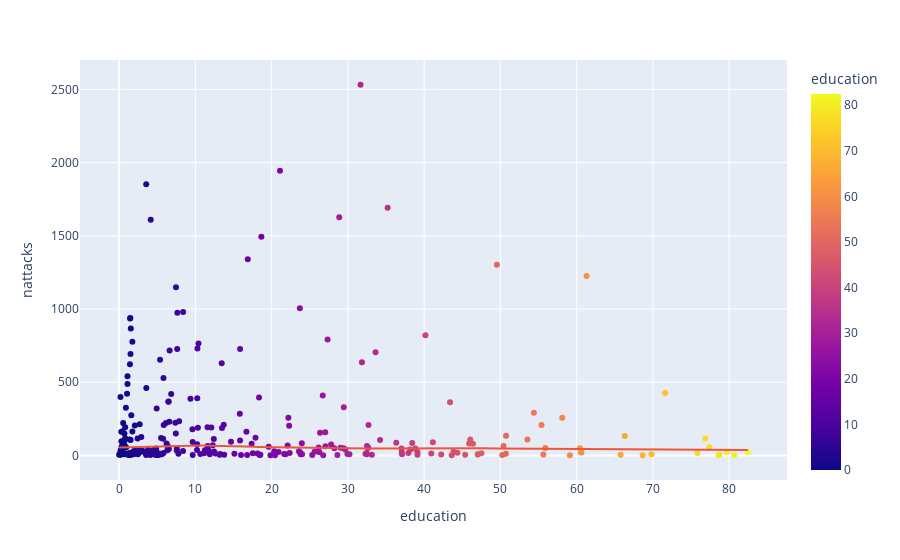

Notebook code cell kept with this figure:
### Code cell
fig = px.scatter(no_df_filt, x="education", y="nattacks", trendline="lowess", color='education')
fig.show()

### Figure 1 — Plotly figure (JSON) as saved in the notebook; plotly's stock layout.template omitted (floating-point values rounded to 4 significant figures; data arrays with more than 128 entries replaced by an {"elided": "..."} marker saying what was removed)
{"data": [{"hovertemplate": "education=%{marker.color}<br>nattacks=%{y}<extra></extra>", "legendgroup": "", "marker": {"color": {"elided": "270 float values"}, "coloraxis": "coloraxis", "symbol": "circle"}, "mode": "markers", "name": "", "orientation": "v", "showlegend": false, "type": "scatter", "x": {"elided": "270 float values"}, "xaxis": "x", "y": {"elided": "270 int values"}, "yaxis": "y"}, {"hovertemplate": "<b>LOWESS trendline</b><br><br>education=%{x}<br>nattacks=%{y} <b>(trend)</b><extra></extra>", "legendgroup": "", "marker": {"symbol": "circle"}, "mode": "lines", "name": "", "showlegend": false, "type": "scatter", "x": {"elided": "270 float values"}, "xaxis": "x", "y": {"elided": "270 float values"}, "yaxis": "y"}], "layout": {"coloraxis": {"colorbar": {"title": {"text": "education"}}, "colorscale": [[0, "#0d0887"], [0.1111, "#46039f"], [0.2222, "#7201a8"], [0.3333, "#9c179e"], [0.4444, "#bd3786"], [0.5556, "#d8576b"], [0.6667, "#ed7953"], [0.7778, "#fb9f3a"], [0.8889, "#fdca26"], [1, "#f0f921"]]}, "legend": {"tracegroupgap": 0}, "margin": {"t": 60}, "xaxis": {"anchor": "y", "domain": [0, 1], "title": {"text": "education"}}, "yaxis": {"anchor": "x", "domain": [0, 1], "title": {"text": "nattacks"}}}}
